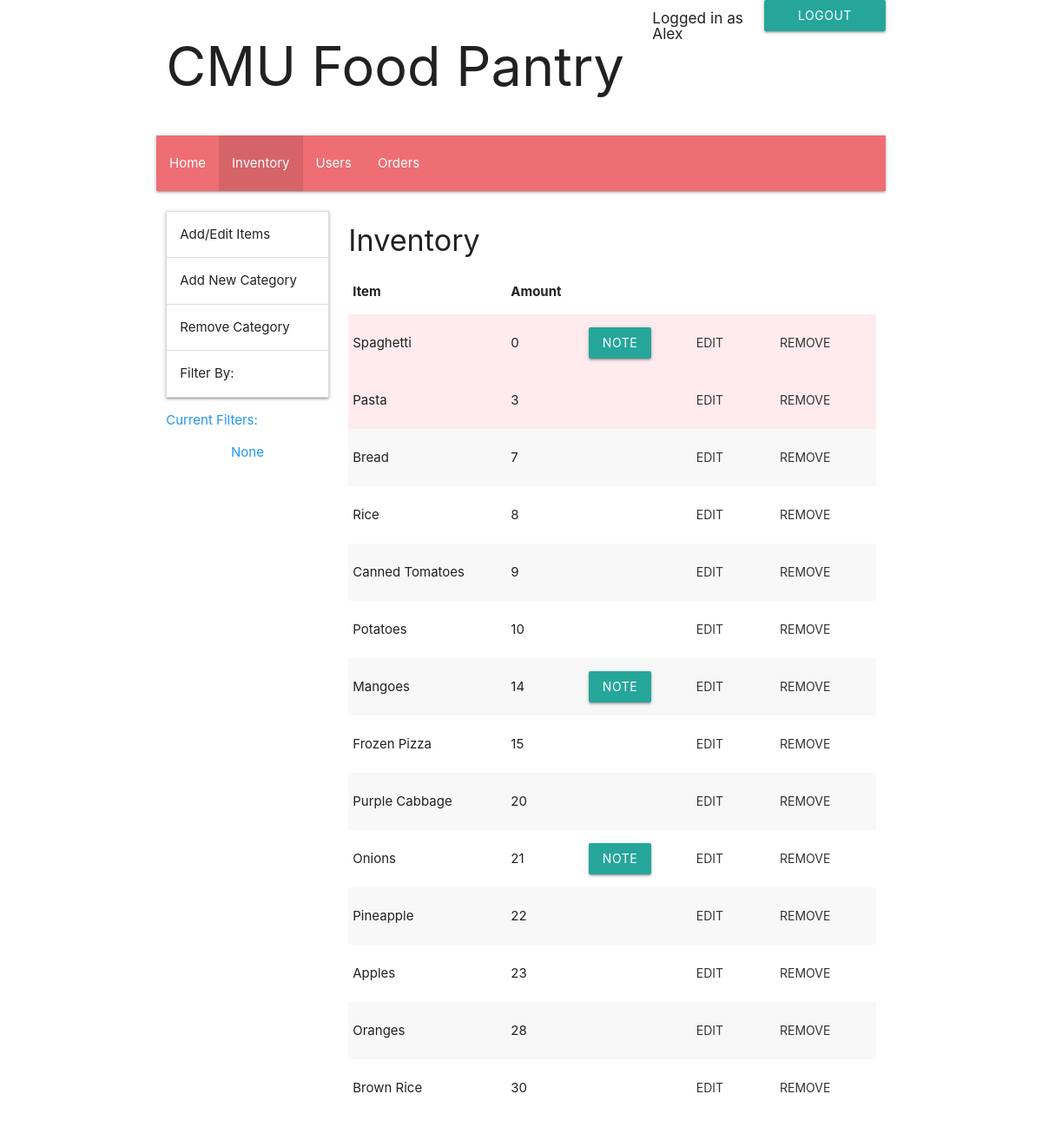
The page /inventory (signed in) on the database its author committed.
### flaskTest.py (models this page shows, shortened)
class Items(database.Model):
    id = database.Column("id", database.Integer, primary_key = True)
    name = database.Column(database.String(100))
    amount = database.Column(database.Integer)
    note = database.Column(database.Text)
    categories = database.relationship("Categories", secondary=itemCategories, backref=database.backref("items", lazy="dynamic"))

### flaskTest.py (the view, shortened to what this page needs)
@app.route("/inventory", methods = ["POST", "GET"])
def inventory():
    return goto_page_inventory(catList = Categories.query.all(), values = Items.query.order_by(Items.amount).all(), editItemID = "None", filters=["None"])

### flaskTest.py (called while the page is built)
def get_session_display():
    if "name" in session:
        return (True, session["name"])
    else:
        return (False, "")

def goto_page_inventory(catList, values, editItemID, filters):
    sd = get_session_display()
    return render_template("staff_inventory.html", catList=catList, values=values, editItemID=editItemID, filters=filters, auth=sd[0], user=sd[1])

### templates/staff_inventory.html (shortened to what this page needs)
{% extends "base.html" %}
{% block nav_content %}
<li><a href="/">Home</a></li>
<li class = "active"><a href="{{url_for('inventory')}}">Inventory</a></li>
<li><a href="{{url_for('users')}}">Users</a></li>
<li><a href="orders">Orders</a></li>
{% endblock %}
{% block content %}
    <div class="row section">
        <div class="col s3">
            <ul class="collapsible">
                <li>
                    <div class="collapsible-header">Add/Edit Items</div>
                </li>
                <li>
                    <div class="collapsible-header">Add New Category</div>
                </li>
                <li>
                    <div class="collapsible-header">Remove Category</div>
                </li>
                <li>
                    <div class="collapsible-header">Filter By:</div>
                </li>
            </ul>
            <h7 class="blue-text">Current Filters:</h7>
            <ul class="blue-text">
                {% for cat in filters %}
                    <li class="center-align">{{cat}}</li>
                {% endfor %}
            </ul>
        </div>
        <div class = "col s9">
            <h4>Inventory</h4>
            <table class = "striped">
                <thead>
                    <tr>
                        <th>Item</th>
                        <th>Amount</th>
                    </tr>
                </thead>
                <tbody>
                    {% for item in values %}
                        {% if item.id == editItemID %}
                            <tr id="scrollTo">
                                <form action="#" method="post">
                                    <td>
                                        <input type="text" name="newName" value="{{item.name}}" required>
                                    </td>
                                    <td>
                                        <input type="number" name="newAmount" value="{{item.amount}}" min="0" required>
                                    </td>
                                    <td>
                                        <button type="submit" class="waves-effect waves-light btn-small" formmethod="post" formaction="#" name="editedItemID" value="{{item.id}}">Save</button>
                                    </td>
                                </form>
                            </tr>
                        {% else %}
                            {% if item.amount <= 5 %}
                                <tr class="red lighten-5">
                                    <td>{{item.name}}</td>
                                    <td>{{item.amount}}</td>
                                    <td>
                                        {% if item.note != "" %}
                                            <a class="waves-effect waves-light btn modal-trigger" href="#{{item.id}}">Note</a>
                                        {% endif %}
                                    </td>
                                    <td>
                                        <form action="#" method="post">
                                            <button type="submit" class="waves-effect waves-teal btn-flat" formmethod="post" formaction="#" name="editItemID" value="{{item.id}}">Edit</button>
                                        </form>
                                    </td>
                                    <td>
                                        <form action="#" method="post">
                                            <button type="submit" class="waves-effect waves-teal btn-flat" formmethod="post" formaction="#" name="removeItemID" value="{{item.id}}">Remove</button>
                                        </form>
                                    </td>
                                </tr>
                            {% else %}
                                <tr>
                                    <td>{{item.name}}</td>
                                    <td>{{item.amount}}</td>
                                    <td>
                                        {% if item.note != "" %}
                                            <a class="waves-effect waves-light btn modal-trigger" href="#{{item.id}}">Note</a>
                                        {% endif %}
                                    </td>
                                    <td>
                                        <form action="#" method="post">
                                            <button type="submit" class="waves-effect waves-teal btn-flat" formmethod="post" formaction="#" name="editItemID" value="{{item.id}}">Edit</button>
                                        </form>
                                    </td>
                                    <td>
                                        <form action="#" method="post">
                                            <button type="submit" class="waves-effect waves-teal btn-flat" formmethod="post" formaction="#" name="removeItemID" value="{{item.id}}">Remove</button>
                                        </form>
                                    </td>
                                </tr>
                            {% endif %}
                        {% endif %}
                    {% endfor %}
                </tbody>
            </table>
        </div>
    </div>
{% endblock %}

### rows shown on the page
Items: name "Spaghetti", amount "0", {{ item.id }} 24 (drawn)
Items: name "Pasta", amount "3", {{ item.id }} 10 (drawn)
Items: name "Bread", amount "7", {{ item.id }} 16 (drawn)
Items: name "Rice", amount "8", {{ item.id }} 4 (drawn)
Items: name "Canned Tomatoes", amount "9", {{ item.id }} 21 (drawn)
Items: name "Potatoes", amount "10", {{ item.id }} 14 (drawn)
Items: name "Mangoes", amount "14", {{ item.id }} 8 (drawn)
Items: name "Frozen Pizza", amount "15", {{ item.id }} 11 (drawn)
Items: name "Purple Cabbage", amount "20", {{ item.id }} 15 (drawn)
Items: name "Onions", amount "21", {{ item.id }} 19 (drawn)
Items: name "Pineapple", amount "22", {{ item.id }} 13 (drawn)
Items: name "Apples", amount "23", {{ item.id }} 17 (drawn)
Items: name "Oranges", amount "28", {{ item.id }} 23 (drawn)
Items: name "Brown Rice", amount "30", {{ item.id }} 22 (drawn)

### other values the page prints
{{ user }} "Alex"
{{ cat }} "None"
